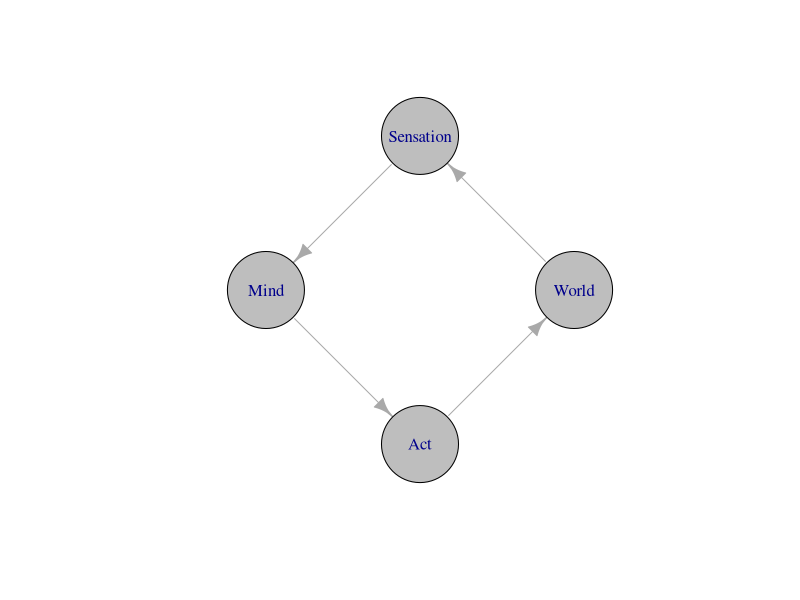
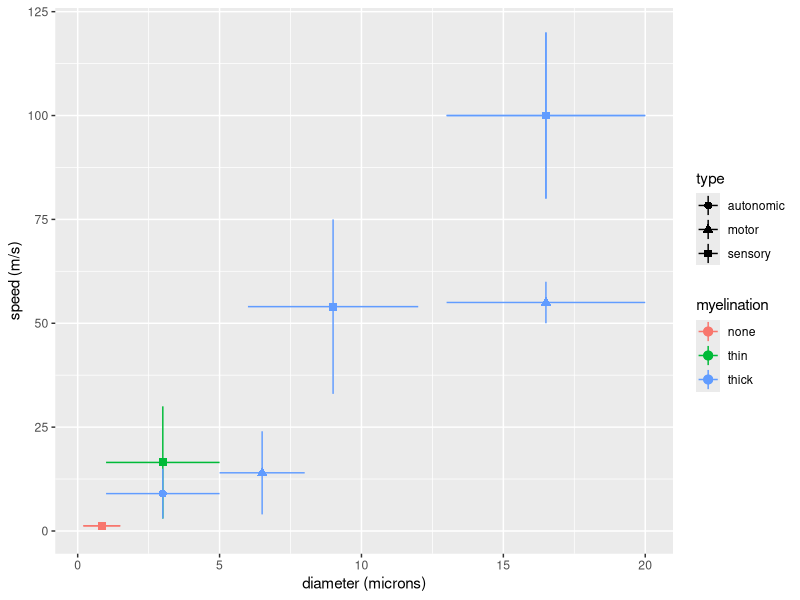
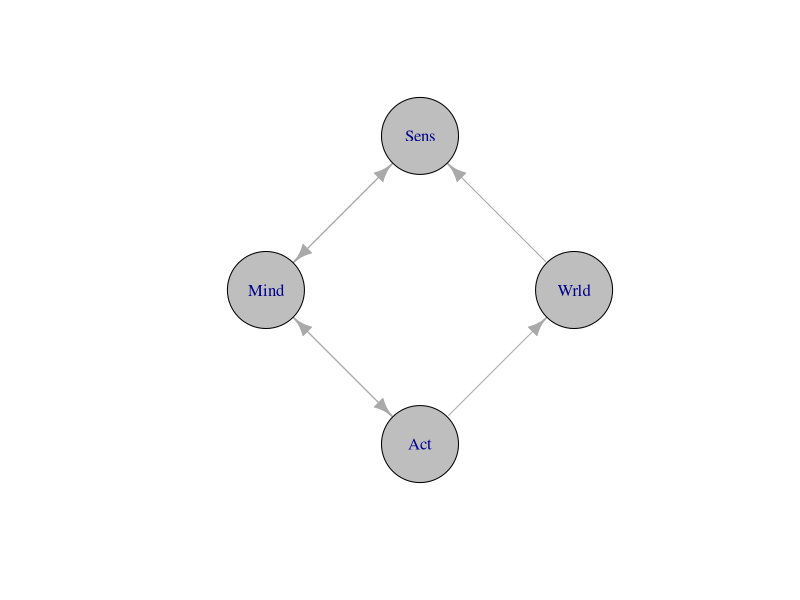

Write the R code that produced these figures, in order.
## ---- chunk 1
library(igraph)
el <- rbind(c("World","Sensation"), c("Sensation","Mind"), c("Mind", "Act"), c("Act", "World"))
g <- graph_from_edgelist(el)
g$layout <- layout_in_circle
plot(g, vertex.size=50, vertex.color="gray")
## ---- chunk 2
#| label: fig-conduction-speed
#| fig-cap: "Nerve conduction speeds by axon diameter and degree of myelination. Data from @Wikipedia-contributors2025-xk."
#| echo: false
library(ggplot2)

speeds <- readr::read_csv(file = "data/csv/conduction-speed.csv", show_col_types = FALSE)

speeds |>
  dplyr::mutate(myelination = forcats::fct_relevel(myelination, c("none", "thin", "thick"))) |>
  dplyr::mutate(speed = (speed_min + speed_max) / 2) |>
  dplyr::mutate(diameter = (diameter_min + diameter_max) / 2) |>
  ggplot() +
  aes(x = diameter, y = speed, color = myelination, shape = type) +
  geom_pointrange(aes(ymin = speed_min, 
                      ymax = speed_max)) +
  geom_pointrange(aes(xmin = diameter_min, 
                      xmax = diameter_max)) +
  xlab("diameter (microns)") +
  ylab("speed (m/s)")
## ---- chunk 3
el <- rbind(c("Wrld","Sens"), c("Sens","Mind"), c("Mind", "Act"), c("Mind","Sens"), c("Act", "Mind"), c("Act", "Wrld"))
g <- graph_from_edgelist(el)
g$layout <- layout_in_circle
plot(g, vertex.size=50, vertex.color="gray")
